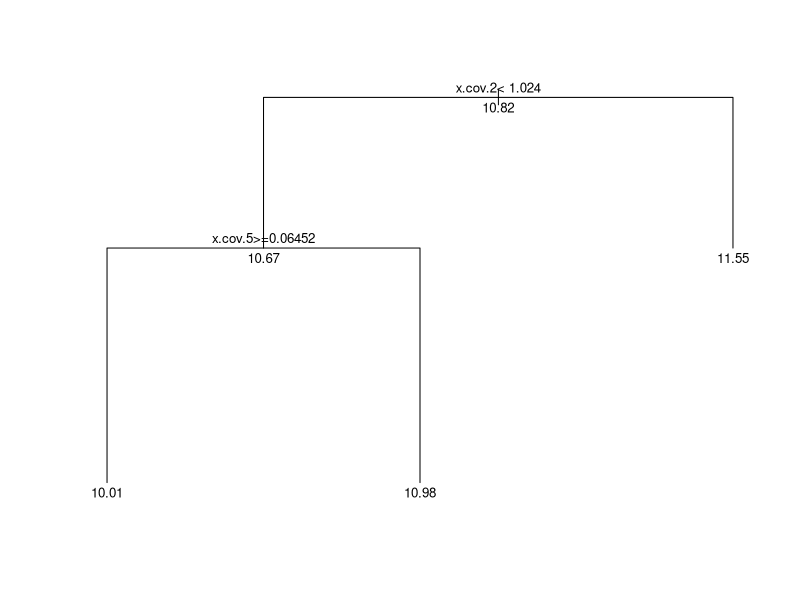
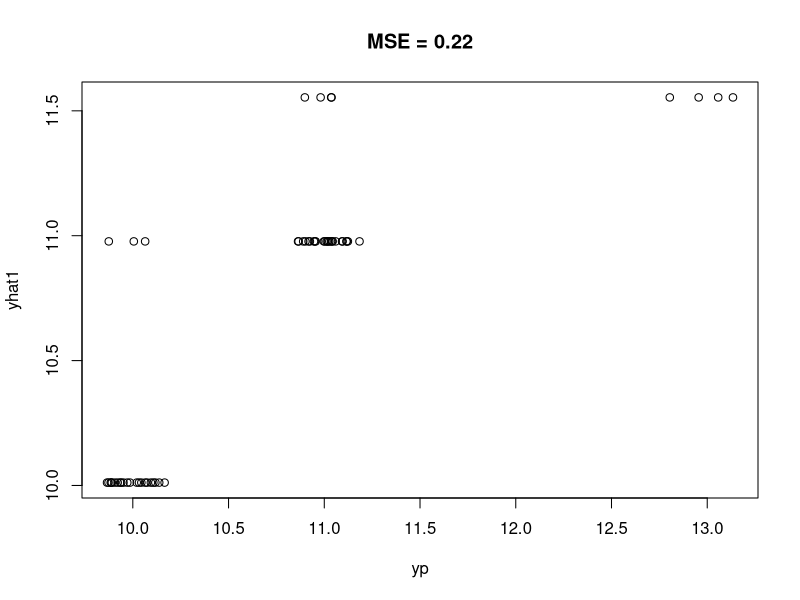
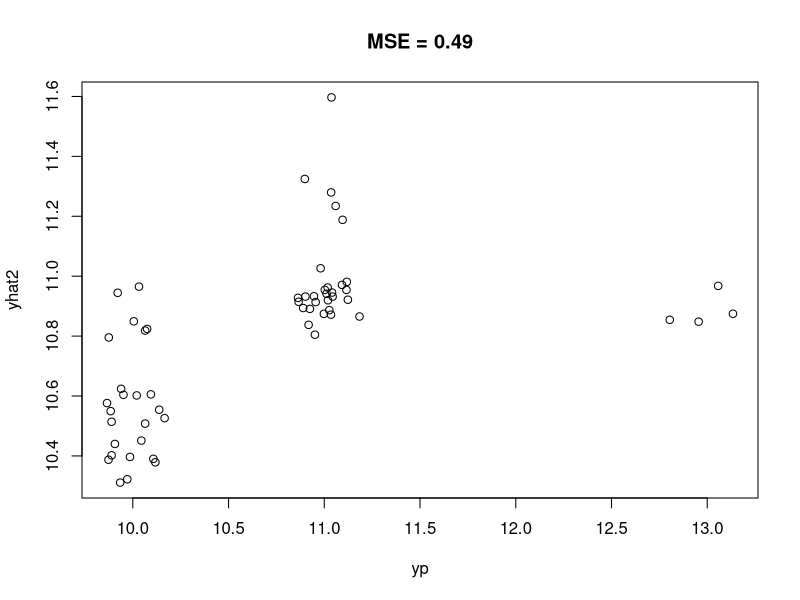

Source code (R) for these figures, in order:
library(rpart)

# Generate a fake dataset

 set.seed(0820)

 n           <- 100
 p           <- 10
 x           <- matrix(rnorm(n*p),n,p)
 colnames(x) <- paste("cov",1:p)

 y <- 10+
      ifelse(x[,5]>0 & x[,2]>1,3,0)+ 
      ifelse(x[,5]<0,1,0)+
      rnorm(n)/10

# Split data into training and testing

   test  <- runif(n)<0.5
   yo    <- y[!test]
   xo    <- x[!test,]
   yp    <- y[test]
   xp    <- x[test,]

   train <- data.frame(x=xo,y=yo)
   test  <- data.frame(x=xp,y=yp)

# Fit a single tree

 fit1 <- rpart(y~.,train)
 plot(fit1)
 text(fit1, all=TRUE, cex=.8)

 yhat1 <- predict(fit1,newdata=test)
 mse1  <- mean((yp-yhat1)^2)

 plot(yp,yhat1,main=paste("MSE =",round(mse1,2)))

# Random forests

 library(randomForest)
 fit2 <- randomForest(y~.,data=train)

 print(fit2)
 importance(fit2) # importance of each predictor

 yhat2 <- predict(fit2,newdata=test)
 mse2  <- mean((yp-yhat2)^2)

 plot(yp,yhat2,main=paste("MSE =",round(mse2,2)))


 



